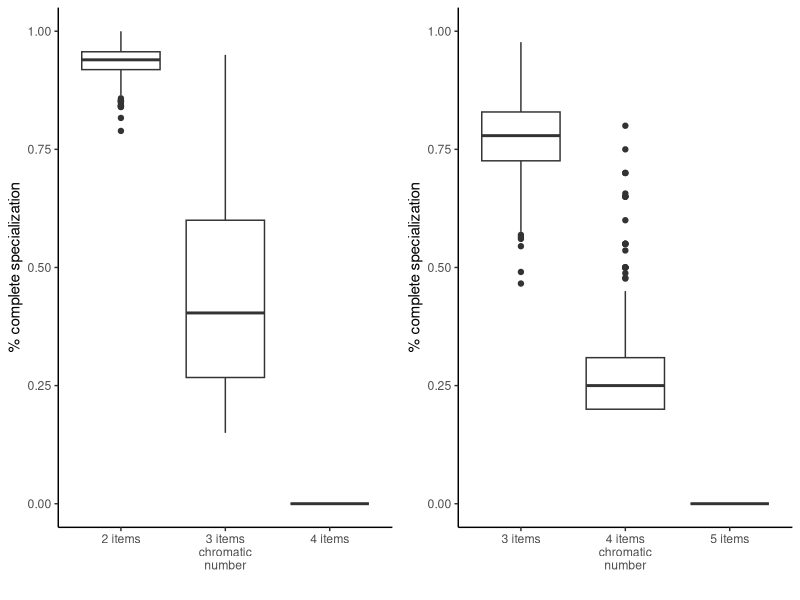
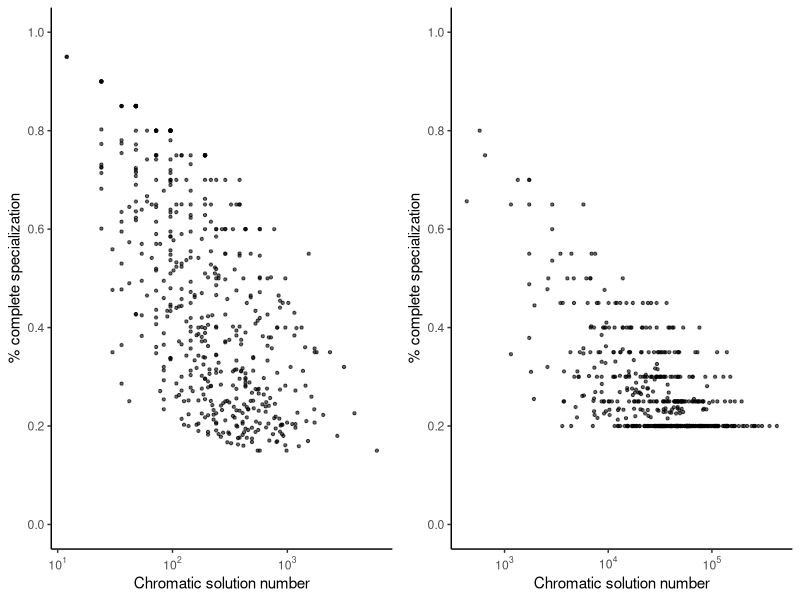
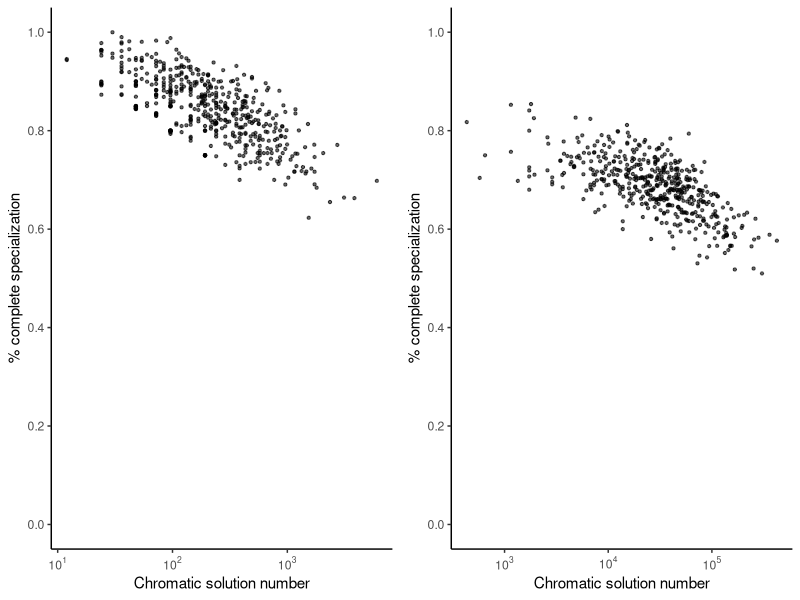

Generate these figures, in order, with R: (Note: this script raises an error after producing the figures.)
library(ggplot2)
library(scales)
library(lme4)
library(gridExtra)

d.pa212 <- read.csv("../../data/data_pref_attach_2_without_storage_item2.csv")
d.pa212$num_item <- 2
d.pa213 <- read.csv("../../data/data_pref_attach_2_without_storage_item3.csv")
d.pa213$num_item <- 3
d.pa214 <- read.csv("../../data/data_pref_attach_2_without_storage_item4.csv")
d.pa214$num_item <- 4

d.pa313 <- read.csv("../../data/data_pref_attach_3_without_storage_item3.csv")
d.pa313$num_item <- 3
d.pa314 <- read.csv("../../data/data_pref_attach_3_without_storage_item4.csv")
d.pa314$num_item <- 4
d.pa315 <- read.csv("../../data/data_pref_attach_3_without_storage_item5.csv")
d.pa315$num_item <- 5

d.pa223 <- read.csv("../../data/data_pref_attach_2_with_storage_item3.csv")
d.pa223$num_item <- 3
d.pa324 <- read.csv("../../data/data_pref_attach_3_with_storage_item4.csv")
d.pa324$num_item <- 4

# Item number
dd2 <- rbind(d.pa212, d.pa213, d.pa214)
dd2$num_item2 <- factor(dd2$num_item, level=c(2, 3, 4), labels=c("2 items", "3 items\nchromatic\nnumber", "4 items"))
g1 <- ggplot(dd2, aes(x=num_item2, y=1 - ave_rate)) +
  geom_boxplot() +
  scale_y_continuous(limits=c(0.0, 1.0)) +
  labs(x="", y="% complete specialization") +
  theme_classic()

dd3 <- rbind(d.pa313, d.pa314, d.pa315)
dd3$num_item2 <- factor(dd3$num_item, level=c(3, 4, 5), labels=c("3 items", "4 items\nchromatic\nnumber", "5 items"))
g2 <- ggplot(dd3, aes(x=num_item2, y=1 - ave_rate)) +
  geom_boxplot() +
  scale_y_continuous(limits=c(0.0, 1.0)) +
  labs(x="", y="% complete specialization") +
  theme_classic()

grid.arrange(g1, g2, ncol=2)

# Solution number without storage; with chromatic number 
g1 <- ggplot(d.pa213, aes(x=X.solutions, y=1-ave_rate)) +
  geom_point(size=0.8, alpha=0.6) +
  scale_x_log10(breaks = c(10, 100, 1000),
                labels = trans_format("log10", math_format(10^.x))) +
  scale_y_continuous(breaks=seq(0, 1.0, 0.2), limits = c(0.0, 1.0)) +
  labs(x="Chromatic solution number", y="% complete specialization") +
  theme_classic()

cor.test(log10(d.pa213$X.solutions), 1-d.pa213$ave_rate)

g2 <- ggplot(d.pa314, aes(x=X.solutions, y=1.0 - ave_rate)) +
  geom_point(size=0.8, alpha=0.6) +
  scale_x_log10(breaks = c(1000, 10000, 100000, 1000000),
                labels = trans_format("log10", math_format(10^.x))) +
  scale_y_continuous(breaks=seq(0, 1.0, 0.2), limits = c(0.0, 1.0)) +
  labs(x="Chromatic solution number", y="% complete specialization") +
  theme_classic()

cor.test(log10(d.pa314$X.solutions), 1-d.pa314$ave_rate)

grid.arrange(g1, g2, ncol=2)

# Solution number with storage; with chromatic number
g1 <- ggplot(d.pa223, aes(x=X.solutions, y=1.0 - ave_rate)) +
  geom_point(size=0.8, alpha=0.6) +
  scale_x_log10(breaks = c(10, 100, 1000),
                labels = trans_format("log10", math_format(10^.x))) +
  scale_y_continuous(breaks=seq(0, 1.0, 0.2), limits = c(0.0, 1.0)) +
  labs(x="Chromatic solution number", y="% complete specialization") +
  theme_classic()

cor.test(log10(d.pa223$X.solutions), 1 - d.pa223$ave_rate)

g2 <- ggplot(d.pa324, aes(x=X.solutions, y=1.0 - ave_rate)) +
  geom_point(size=0.8, alpha=0.6) +
  scale_x_log10(breaks = c(1000, 10000, 100000, 1000000),
                labels = trans_format("log10", math_format(10^.x))) +
  scale_y_continuous(breaks=seq(0, 1.0, 0.2), limits = c(0.0, 1.0)) +
  labs(x="Chromatic solution number", y="% complete specialization") +
  theme_classic()

cor.test(log10(d.pa324$X.solutions), 1 - d.pa324$ave_rate)

grid.arrange(g1, g2, ncol=2)

#Linear regression
d.pa20 <- read.csv("../../data/data_pref_attach_2_base.csv")

d21 <- merge(d.pa213, d.pa20, by="gameId")
fit2.1 <- lm((1.0-ave_rate)  ~ scale(log10(X.solutions.x)) + scale(clustering) + scale(shortest_path), data=d21)
summary(fit2.1)

d22 <- merge(d.pa223, d.pa20, by="gameId")
fit2.2 <- lm((1.0-ave_rate)  ~ scale(log10(X.solutions.x)) + scale(clustering) + scale(shortest_path), data=d22)
summary(fit2.2)

d.pa30 <- read.csv("../../data/data_pref_attach_3_base.csv") 

d31 <- merge(d.pa314, d.pa30, by="gameId")
fit3.1 <- lm((1.0-ave_rate)  ~ scale(log10(X.solutions.x)) + scale(clustering) + scale(shortest_path), data=d31)
summary(fit3.1)

d32 <- merge(d.pa324, d.pa30, by="gameId")
fit3.2 <- lm((1.0-ave_rate) ~ scale(log10(X.solutions.x)) + scale(clustering) + scale(shortest_path), data=d32)
summary(fit3.2)
